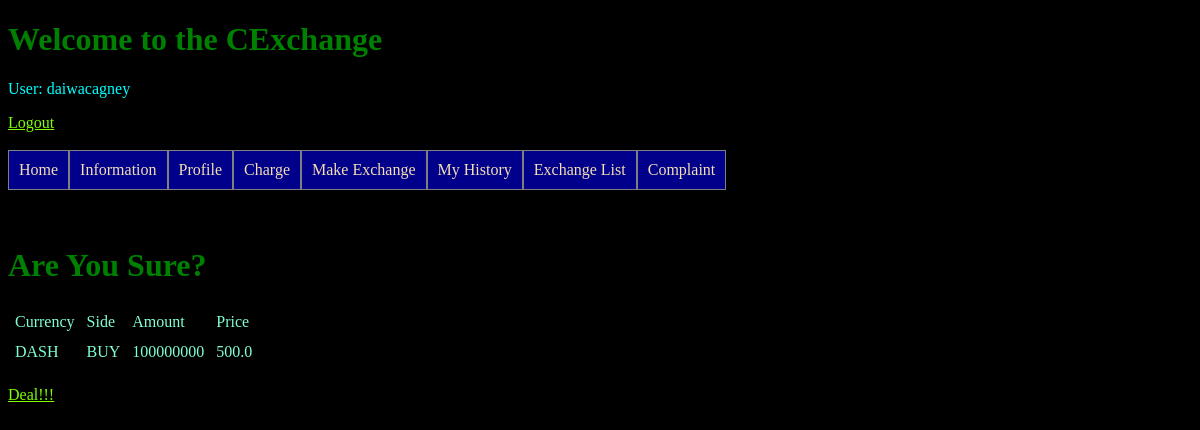
Screenshot of /CExchange/ex_list/confirm/6 (signed in) with the database file from the repository.
### CExchange/models.py (models this page shows)
class Exchange(models.Model):
    owner = models.ForeignKey(User, on_delete=models.CASCADE)
    init_date = models.DateTimeField(auto_now_add=True)
    currency = models.CharField(max_length=4, default="BTC", choices=CURRENCY)
    side = models.CharField(max_length=4, choices=SIDE)
    amount = models.IntegerField(default=0)
    price = models.FloatField(default=0)
    done = models.BooleanField(default=False)
    dead = models.BooleanField(default=False)
    taken_by = models.IntegerField(default=0)
    deal_date = models.DateTimeField(null=True)
    Txid = models.CharField(max_length=255, null=True)

### CExchange/views.py (the view)
# urls.py: path('ex_list/confirm/<int:id>', views.confirm, name='confirm'),
@login_required
def confirm(request, id):
    template = loader.get_template('confirm.html')
    ex = Exchange.objects.get(id=id)
    context = {
        "ex" : ex,
    }
    return HttpResponse(template.render(context,request))

### CExchange/templates/confirm.html
{% extends "master.html" %}
{% block content %}
<H1>Are You Sure?</H1>
<table>
    <tr>
        <td>Currency</td>
        <td>Side</td>
        <td>Amount</td>
        <td>Price</td>
    </tr>
    <tr>
        <td>{{ ex.currency }}</td>
        <td>{{ ex.side }}</td>
        <td>{{ ex.amount }}</td>
        <td>{{ ex.price }}</td>
    </tr>
</table>
<br>
<a href="deal/{{ ex.id }}">Deal!!!</a>
{% endblock %}

### CExchange/templates/master.html (shortened to what this page needs)
{% load static %}
<!DOCTYPE html>
<html lang="en">
<head>
    <link rel="stylesheet" href="{% static 'styles.css' %}">
</head>
<body>
    <h1 style="white-space: nowrap;">Welcome to the CExchange</h1>
    {% if user.is_authenticated %}
        <p>User: {{ user.get_username }}</p>
        <a href="{% url 'logout' %}">Logout</a>
    {% else %}
        <a href="{% url 'add' %}">Sign Up</a>
        <a href="{% url 'login' %}">Login</a>
    {% endif %}
    <br><br>
    <ul>
        <li><a href="{% url 'index' %}">Home</a></li>
        <li><a href="{% url 'information' %}">Information</a></li>
        {% if user.is_authenticated %}
            <li><a href="{% url 'profile' %}">Profile</a></li>
            <li><a href="{% url 'checkout' %}">Charge</a></li>
            <li><a href="{% url 'make_ex' %}">Make Exchange</a></li>
            <li><a href="{% url 'my_ex' %}">My History</a></li>
            <li><a href="{% url 'ex_list' %}">Exchange List</a></li>
            <li><a href="{% url 'complaint' %}">Complaint</a></li>
        {% endif %}
    </ul>
    <br><br>
    {% block content %}
    {% endblock %}
</body>
</html>

### CExchange/static/styles.css (style rules this page uses)
body { background-color: black; }
ul { list-style-type: none; overflow: hidden; margin: 0; padding: 0; position: -webkit-sticky; position: sticky; top: 0; }
li { float: left; background-color:darkblue; }
li a { display: block; text-align: center; padding: 10px; text-decoration: none; color: wheat; border: 1px solid gray; }
h1 { color:green; }
p { color:aqua; }
td { color:aquamarine; padding: 5px; }
a { color: chartreuse; }

### rows the page displays
Exchange: currency "DASH", side "BUY", amount "100000000", price "500.0"

### other values shown
{{ user.get_username }} "daiwacagney"
